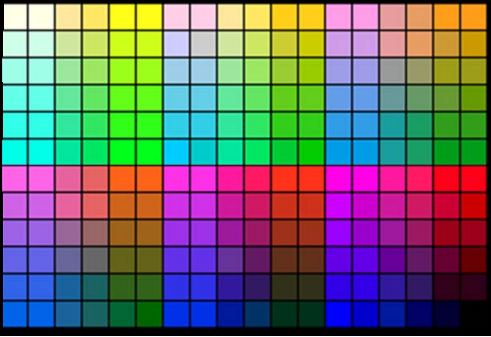
#> input picture hsv_test.png, 491 x 337 px, given in place of ball_left_0_406.avi, which was not available
$ python HSV_video_demo.py   (older library calls are emulated)
#> lines starting #> are read from the running program, lines starting #| are printed output that depends on the picture; after the words box and inside, x2 and y2 are one past the last pixel; in counts of white or black regions, pixels touching at a corner belong together; pictures that were not available may be replaced by others from this repository, and a replacement may not be noted
### COLOR_library.py
import math
import time

import cv2
import matplotlib.pyplot as plt
import numpy as np
import cupy as cp
from numba import jit
from collections import defaultdict


@jit(nopython=True)
def RGB_HSV_jit(img, H, S, V):
    '''
    accerelate using the numba.jit
    根据cv文档描述编写的HSV算法
    H: 0-180
    S: 0-255
    V: 0-255
    '''
    row, col = img.shape[0], img.shape[1]

    img_b = img[:, :, 0]
    img_g = img[:, :, 1]
    img_r = img[:, :, 2]

    for i in range(row):
        for j in range(col):
            R = int(img_r[i, j]) / 255
            G = int(img_g[i, j]) / 255
            B = int(img_b[i, j]) / 255

            C_max = max(R, G, B)
            C_min = min(R, G, B)
            delta = C_max - C_min

            if C_max == 0:
                S[i, j] = 0
            elif C_max != 0:
                S[i, j] = delta / C_max * 255

            V[i, j] = C_max * 255

            if delta == 0:
                H[i, j] = 0
            elif C_max == R:
                H[i, j] = 60 * ((G - B) / delta)
            elif C_max == G:
                H[i, j] = 60 * ((B - R) / delta + 2)
            elif C_max == B:
                H[i, j] = 60 * ((R - G) / delta + 4)

            if H[i, j] < 0:
                H[i, j] = H[i, j] + 360

            H[i, j] = H[i, j] * 0.5

    return [H, S, V]


# [234 lines left out: functions HSV_RGB_V0, HSV_RGB_jit, get_cord, hough_detect_ball, find_hough_circles_fast, not called in this run]


def HSV_process(img):
    '''用于处理输入img， 输出给定的HSV范围内的RGB图像'''
    # img0 = cv2.cvtColor(img, cv2.COLOR_BGR2RGB)
    row, col = img.shape[0], img.shape[1]

    H = np.zeros([row, col])
    S = np.zeros([row, col])
    V = np.zeros([row, col])
    # R = np.zeros([row, col])
    # G = np.zeros([row, col])
    # B = np.zeros([row, col])

    H, S, V = RGB_HSV_jit(img, H, S, V)

    # [7 lines of commented-out code are left out]

    img_hsv = np.zeros([row, col, 3])

    img_hsv[:, :, 0] = H
    img_hsv[:, :, 1] = S
    img_hsv[:, :, 2] = V

    lower = np.array([0, 184, 202])
    upper = np.array([66, 255, 255])

    # 返回黄色区域的二值图像
    img_hsv = cv2.inRange(img_hsv, lower, upper)

    # H[np.where(H > 27)] = 0
    # S[np.where(S < 140)] = 0
    # V[np.where(V > 30)] = 0
    # H[np.where(0 < H < 27)] = 1
    # S[np.where(141 < S < 255)] = 1
    # V[np.where(30 < V < 255)] = 1

    # [R, G, B] = HSV_RGB_jit(H, S, V, R, G, B)
    # R = np.multiply(R, 255)
    # G = np.multiply(G, 255)
    # B = np.multiply(B, 255)
    #
    # np.clip(R, 0, 255, out=R)
    # np.clip(G, 0, 255, out=G)
    # np.clip(B, 0, 255, out=B)
    #
    # rec_img = np.zeros([row, col, 3], dtype='uint8')
    # rec_img[:, :, 0] = R
    # rec_img[:, :, 1] = G
    # rec_img[:, :, 2] = B

    return img_hsv


# [323 lines left out: functions get_hsv_img_cv, hough_circle_detect, get_hsv_img, RGB_HSI_jit, RGB_HSI_ori, RGB_HSI_jit and 3 more, not called in this run]


class tracking():
    # [65 lines left out: functions __init__, get_cord_2thread, not called in this run]

    def return_cord(self):
        return self.cord_left_x, self.cord_left_y, self.cord_right_x, self.cord_right_y


class map():
    # [115 lines left out: functions __init__, create_correction_map, polar_correction, get_3D_coord, not called in this run]

### HSV_video_demo.py
import math
import time
import cv2
import matplotlib.pyplot as plt
import numpy as np
import COLOR_library


def empty(a):
    pass


def draw_direction(img, lx, ly, nx, ny):
    # 根据上一位置与当前位置计算移动方向并绘制箭头
    dx = nx - lx
    dy = ny - ly
    if abs(dx) < 2 and abs(dy) < 2:
        dx = 0
        dy = 0
    else:
        r = (dx ** 2 + dy ** 2) ** 0.5
        dx = int(dx / r * 40)
        dy = int(dy / r * 40)
        # print(dx, dy)
    cv2.arrowedLine(img, (60, 100), (60 + dx, 100 + dy), (0, 255, 0), 2)


def get_ball(img):
    imgHsv = cv2.cvtColor(img, cv2.COLOR_BGR2HSV)

    h_min = cv2.getTrackbarPos("HUE Min", "HSV")
    h_max = cv2.getTrackbarPos("HUE Max", "HSV")
    s_min = cv2.getTrackbarPos("SAT Min", "HSV")
    s_max = cv2.getTrackbarPos("SAT Max", "HSV")
    v_min = cv2.getTrackbarPos("VALUE Min", "HSV")
    v_max = cv2.getTrackbarPos("VALUE Max", "HSV")

    lower = np.array([h_min, s_min, v_min])
    upper = np.array([h_max, s_max, v_max])

    imgMask = cv2.inRange(imgHsv, lower, upper)  # 获取遮罩
    imgOutput = cv2.bitwise_and(img, img, mask=imgMask)
    contours, hierarchy = cv2.findContours(imgMask, cv2.RETR_EXTERNAL, cv2.CHAIN_APPROX_NONE)  # 查找轮廓
    # CV_RETR_EXTERNAL 只检测最外围轮廓
    # CV_CHAIN_APPROX_NONE 保存物体边界上所有连续的轮廓点到contours向量内
    imgMask = cv2.cvtColor(imgMask, cv2.COLOR_GRAY2BGR)  # 转换后，后期才能够与原画面拼接，否则与原图维数不同

    # 下面的代码查找包围框，并绘制
    x, y, w, h = -1, -1, -1, -1
    for cnt in contours:
        area = cv2.contourArea(cnt)
        # print(area)
        if 50 < area < 300:
            x, y, w, h = cv2.boundingRect(cnt)
            x_total = 0
            y_total = 0

            # newimage = img[y + 2:y + h - 2, x + 2:x + w - 2]  # 先用y确定高，再用x确定宽

            ##############################################################################
            # method 1
            ##############################################################################
            # img_x = []
            # img_y = []
            # for i in range(x + 2, x + w - 2):
            #     for j in range(y + 2, y + h - 2):
            #
            #         if img[j, i, 1] >= 5:
            #             img_x.append(i)
            #             img_y.append(j)
            #
            # targetPos_x = round(np.mean(img_x))
            # targetPos_y = round(np.mean(img_y))
            #############################################################################
            # method 2
            # #############################################################################
            for i in range(len(cnt[0])):
                x_total = cnt[0][0][0] + x_total
                y_total = cnt[0][0][1] + y_total

            targetPos_x = int(x + w / 2)
            targetPos_y = int(y + h / 2)

            cv2.putText(img, "({:0<2d}, {:0<2d})".format(targetPos_x, targetPos_y), (20, 30),
                        cv2.FONT_HERSHEY_PLAIN, 1, (0, 255, 0), 2)  # 文字
            # draw_direction(img, lastPos_x, lastPos_y, targetPos_x, targetPos_y)
            cv2.rectangle(img, (x, y), (x + w, y + h), (0, 255, 0), 2)
            cv2.rectangle(imgOutput, (x, y), (x + w, y + h), (0, 255, 0), 2)

            # [7 lines of commented-out code are left out]
    return imgOutput


if __name__ == '__main__':
    video_path = "videos/ball_left_0_406.avi"
    cap = cv2.VideoCapture(video_path)
    count = 0
    t0 = time.time()

    cv2.namedWindow("HSV")
    cv2.resizeWindow("HSV", 640, 300)
    cv2.createTrackbar("HUE Min", "HSV", 0, 179, empty)
    cv2.createTrackbar("SAT Min", "HSV", 0, 255, empty)
    cv2.createTrackbar("VALUE Min", "HSV", 0, 255, empty)
    cv2.createTrackbar("HUE Max", "HSV", 0, 179, empty)
    cv2.createTrackbar("SAT Max", "HSV", 0, 255, empty)
    cv2.createTrackbar("VALUE Max", "HSV", 0, 255, empty)

    time.sleep(1)

    while cap.isOpened():  # for 'q' key退出
        ret, frame = cap.read()
#> frame is the input picture: shape (337, 491, 3); mean B, G, R 107.6, 106.7, 107.4

        row, col = frame.shape[0], frame.shape[1]
#> row = 337; col = 491
        cv2.imshow("frame", frame)

        t1 = time.time()
        if count == 100:
            print("frame/s = " + str(round(100 / (t1 - t0), 3)))
            t0 = t1
            count = 0
        else:
            count = count + 1

        # cv2.imshow("frame", frame)

        img_mask = COLOR_library.HSV_process(frame)  ## hsv method of mine
#> in HSV_process, `H, S, V = RGB_HSV_jit(img, H, S, V)`:
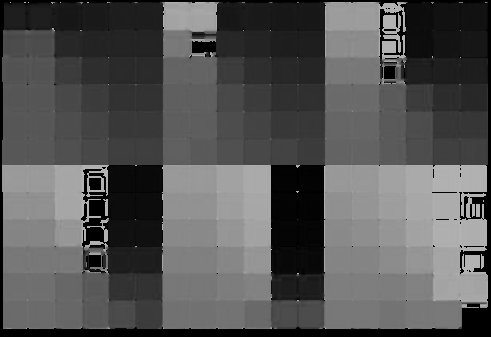
#> H: shape (337, 491) float64; min 0, max 179.9, mean 85
#> in HSV_process, `H, S, V = RGB_HSV_jit(img, H, S, V)`:
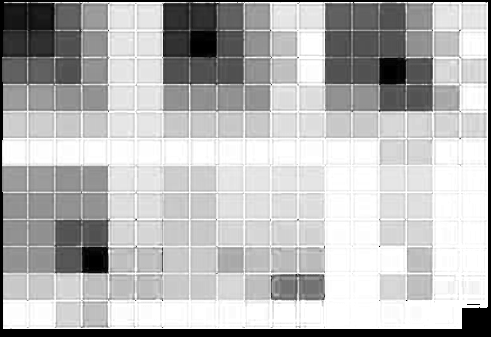
#> S: shape (337, 491) float64; min 0, max 255, mean 183.3
#> in HSV_process, `H, S, V = RGB_HSV_jit(img, H, S, V)`:
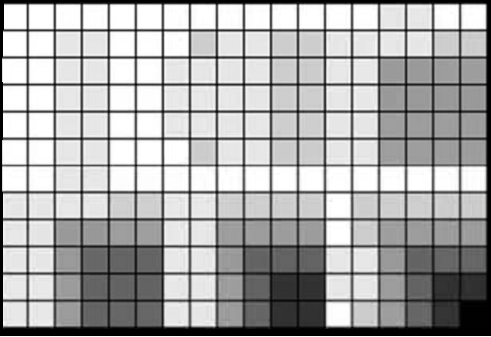
#> V: shape (337, 491) float64; min 0, max 255, mean 169
#> in HSV_process, `img_hsv[:, :, 2] = V`:
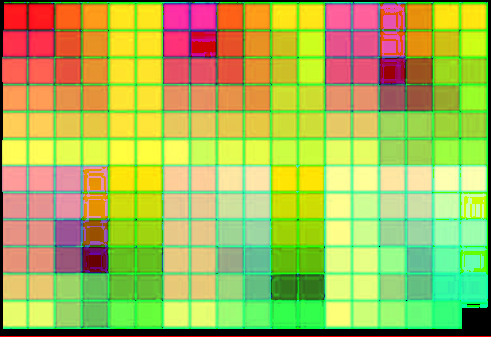
#> img_hsv: shape (337, 491, 3) float64; mean of channels 0, 1, 2 85, 183.3, 169; drawn as B, G, R
#> in HSV_process, `img_hsv = cv2.inRange(img_hsv, lower, upper)`:
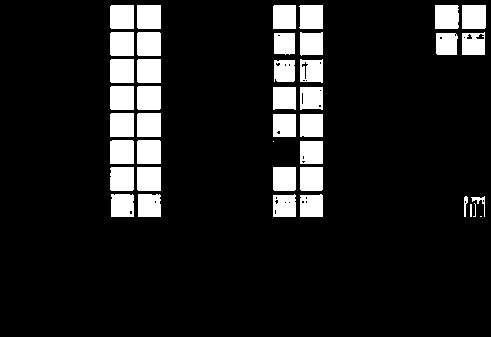
#> img_hsv: shape (337, 491); 11.4% white; 41 white regions (3 under 20 px)

        contours, hierarchy = cv2.findContours(img_mask, cv2.RETR_EXTERNAL, cv2.CHAIN_APPROX_NONE)
#> contours = 41 contours, 4 with area under 20; largest, box (x1, y1, x2, y2) and area: (137, 167, 161, 191) 528, (137, 113, 161, 137) 528, (110, 113, 134, 137) 528, (462, 5, 486, 29) 528, (137, 5, 161, 29) 528

        x, y, w, h = -1, -1, -1, -1
        targetPos_x, targetPos_y = -1, -1
        for cnt in contours:
            area = cv2.contourArea(cnt)
            # print(area)
            if 20 < area < 300:
                x, y, w, h = cv2.boundingRect(cnt)
                x_total = 0
                y_total = 0

                for i in range(len(cnt[0])):
                    x_total = cnt[0][0][0] + x_total
                    y_total = cnt[0][0][1] + y_total

                targetPos_x = int(x + w / 2)
                targetPos_y = int(y + h / 2)

                cv2.putText(frame, "({:0<2d}, {:0<2d})".format(targetPos_x, targetPos_y), (20, 30),
                            cv2.FONT_HERSHEY_PLAIN, 1, (0, 255, 0), 2)  # 文字
                cv2.rectangle(frame, (x, y), (x + w, y + h), (0, 255, 0), 2)
#> this loop made 41 passes
#> (area, x, y, w, h, targetPos_x) on passes 4 to 5: (41.5, 471, 196, 14, 21, 478), (33, 464, 196, 4, 21, 466)
#> area on passes 6 to 11: 463, 460, 473.5, 476.5, 505, 505
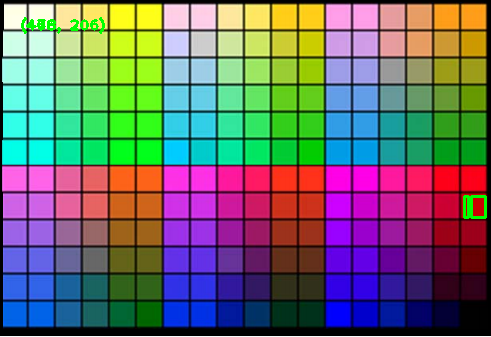
#> frame: shape (337, 491, 3); 0.54% of pixels changed, all inside (x1, y1, x2, y2) = (21, 17, 487, 219)

                # locol_img = np.zeros([100, 100, 3])


        if targetPos_x == -1 or targetPos_y == -1:
            pass
        elif (targetPos_x - 25 > 0 and targetPos_x + 25 < row-1
                    and targetPos_y - 25 > 0 and targetPos_x + 25 < col-1):
            local_img=frame[targetPos_y-25:targetPos_y+25,targetPos_x-25:targetPos_x+25,:]
            cv2.imshow('local image', local_img)

        img_1 = get_ball(frame)
#> in get_ball, `imgHsv = cv2.cvtColor(img, cv2.COLOR_BGR2HSV)`: imgHsv: shape (337, 491, 3); mean H, S, V 84.5, 183.9, 169.3
#> in get_ball, `h_min = cv2.getTrackbarPos("HUE Min", "HSV")`: h_min = 0
#> in get_ball, `lower = np.array([h_min, s_min, v_min])`: lower = [0, 0, 0]
#> in get_ball, `imgMask = cv2.inRange(imgHsv, lower, upper)`:
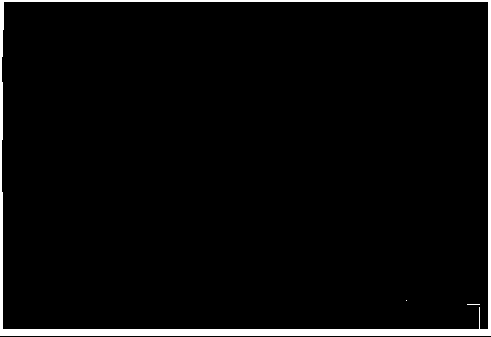
#> imgMask: shape (337, 491); 3.8% white; 3 white regions (2 under 20 px)
#> in get_ball, `imgOutput = cv2.bitwise_and(img, img, mask=imgMask)`: imgOutput: shape (337, 491, 3); every value is 0
#> in get_ball, `contours, hierarchy = cv2.findContours(imgMask, cv2.RETR_EXTERNAL, cv2..`: contours = 1 contour; box (x1, y1, x2, y2) and area: (0, 0, 491, 336) 164150
#> in get_ball, `imgMask = cv2.cvtColor(imgMask, cv2.COLOR_GRAY2BGR)`: imgMask: shape (337, 491, 3); 3.8% white; 3 white regions (2 under 20 px), largest, box (x1, y1, x2, y2) and area: (0, 0, 491, 336) 6354
#> the loop in get_ball, `for cnt in contours:` made 1 pass
#> area on pass 1: 164150
        cv2.imshow("origin image", frame)
        cv2.imshow("HSV image", img_mask)
        cv2.imshow("hsv parameter test", img_1)

        key = cv2.waitKey(5) & 0xff
#> (key q is pressed here)
        if key == ord(" "):
            cv2.waitKey(0)
        elif key == ord("q"):
            break

    cap.release()
    cv2.destroyAllWindows()
    cv2.waitKey(0)
